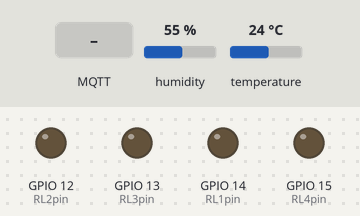
Simulated run of this sketch. Board: ESP8266 (NodeMCU). Shown: output pins drawn as LEDs (lit = HIGH). Wiring (inferred from the names in the program): DHT11 sensor: data GPIO 4. The test bench sets the inputs (shaded band); at power-on: humidity 55 %, temperature 24 °C. WiFi joins after 1.5 s; servers stay silent unless stated; no MQTT or app messages arrive unless stated; what the sketch prints to the serial monitor is not drawn.

Above: at 3.2 s.
3.3 s: MQTT message "1" arrives on the first subscribed topic
At 4.5 s:
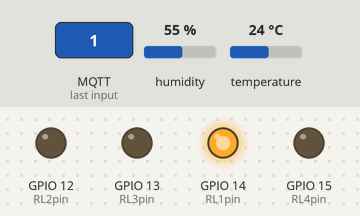
4.8 s: MQTT message "1" arrives on the second subscribed topic
At 5.7 s:
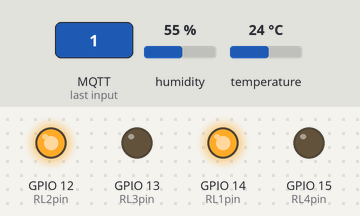
6.3 s: MQTT message "0" arrives on the first subscribed topic
At 6.8 s:
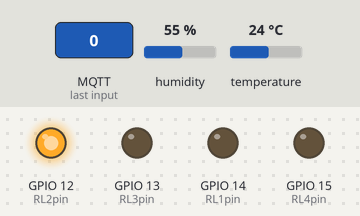
7.8 s: MQTT message "1" arrives on the third subscribed topic
At 9.0 s:
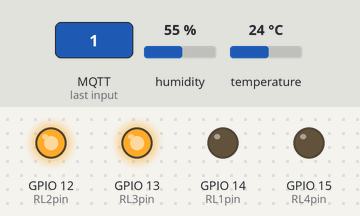
9.3 s: MQTT message "0" arrives on the second subscribed topic
At 10.3 s:
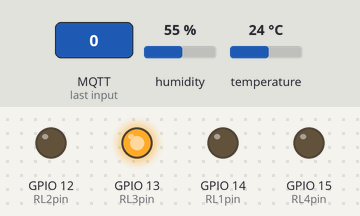
10.8 s: MQTT message "0" arrives on the third subscribed topic
At 11.4 s:
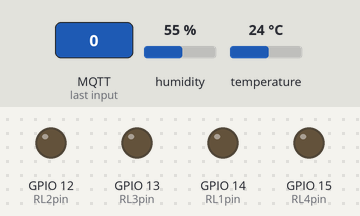
Timing chart, 0 to 13.3 s (numbered marks = the images above; inputs shaded):
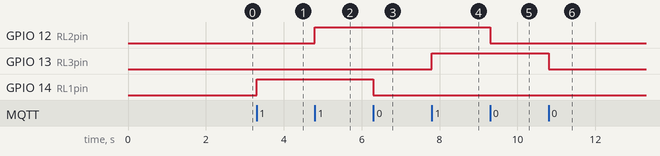

Measured:
- after the input at 3.3 s, GPIO 14 (RL1pin): LOW → HIGH at once
- after the input at 4.8 s, GPIO 12 (RL2pin): LOW → HIGH at once
- after the input at 6.3 s, GPIO 14 (RL1pin): HIGH → LOW at once
- after the input at 7.8 s, GPIO 13 (RL3pin): LOW → HIGH at once
- after the input at 9.3 s, GPIO 12 (RL2pin): HIGH → LOW at once
- after the input at 10.8 s, GPIO 13 (RL3pin): HIGH → LOW at once

The sketch:

source_code_project.ino
```cpp
#include <DHT.h>
#include <ESP8266WiFi.h>
#include <PubSubClient.h>

/************************* WiFi Access Point *********************************/

//#define WLAN_SSID "MANDEVICES"
//#define WLAN_PASS "ptndoluong"

#define WLAN_SSID "DaoVu"
#define WLAN_PASS "1900100co_"

const int ON = HIGH;
const int OFF = LOW;
/************************* cloudmqtt Setup *********************************/

#define serveruri "m16.cloudmqtt.com"
#define port       11210
#define username  "ubukzoam"
#define password  "DK3eXPuJwnao"

/*************************pin Setup *********************************/
const int DHTpin = 4; //đọc data từ chân  gpio4
const int RL1pin = 14;
const int RL2pin = 12;
const int RL3pin = 13;
const int RL4pin = 15;

/*************************DHT Setup *********************************/
const int DHTtype = DHT11; //khai báo loại cảm biến
DHT dht(DHTpin, DHTtype);  //khởi tạo dht
float humidity;
float temperature;
unsigned long readTime;
unsigned long feedBackTime;

//tạo 1 client
WiFiClient myClient;

/*************************** Sketch Code ************************************/
void callback(char *tp, byte *message, unsigned int length);
void sensorRead();
void reconnect();
void feedBack();

//khởi tạo pubsubclient
PubSubClient mqtt(serveruri, port, callback, myClient);

void setup()
{
  WiFi.disconnect();
  Serial.begin(9600);
  dht.begin(); //khởi động cảm biến
  // Connect to WiFi access point.
  Serial.println();
  Serial.println();
  Serial.print("Connecting to ");
  Serial.println(WLAN_SSID);

  WiFi.begin(WLAN_SSID, WLAN_PASS);
  while (WiFi.status() != WL_CONNECTED)
  {
    delay(500);
    Serial.print(".");
  }
  Serial.println();

  Serial.println("WiFi connected");
  Serial.println("IP address: ");
  Serial.println(WiFi.localIP());

  // kết nối với mqtt server
  while (1)
  {
    delay(500);
    if (mqtt.connect("ESP8266", username, password))
      break;
  }
  Serial.println("connected to MQTT server.....");

  //nhận dữ liệu có topic "ESPn" từ server
  mqtt.subscribe("ESPn/RL1");
  mqtt.subscribe("ESPn/RL2");
  mqtt.subscribe("ESPn/RL3");
  mqtt.subscribe("ESPn/RL4");

  //set mode
  pinMode(DHTpin, INPUT);
  pinMode(RL1pin, OUTPUT);
  pinMode(RL2pin, OUTPUT);
  pinMode(RL3pin, OUTPUT);
  pinMode(RL4pin, OUTPUT);

  //set bit first time
  digitalWrite(RL1pin, OFF);
  digitalWrite(RL2pin, OFF);
  digitalWrite(RL3pin, OFF);
  digitalWrite(RL4pin, OFF);
}

void loop()
{
  if (WiFi.status() == WL_DISCONNECTED || !mqtt.connected())
  {
    reconnect();
  }

  //làm mqtt luôn sống
  mqtt.loop();

  //phản hồi trạng thái relay lên server
  if (mqtt.connected())
  {
    if (millis() > feedBackTime + 435)
    {
      feedBack();
    }


    //check if 5 seconds has elapsed since the last time we read the sensors.
    if (millis() > readTime + 5000)
    {
      sensorRead();
    }
  }
}

// hàm trả dữ liệu về
void callback(char *tp, byte *message, unsigned int length)
{

  String topic(tp);
  String content = String((char *)message);
  content.remove(length);

  //điều khiển relay 1
  if (topic == "ESPn/RL1")
  {
    if (content == "1")
    {
      digitalWrite(RL1pin, ON);
      Serial.println("relay 1 ON");
    }
    if (content == "0")
    {
      digitalWrite(RL1pin, OFF);
      Serial.println("relay 1 OFF");
    }
  }

  //điều khiển relay 2
  if (topic == "ESPn/RL2")
  {
    if (content == "1")
    {
      digitalWrite(RL2pin, ON);
      Serial.println("relay 2 ON");
    }
    if (content == "0")
    {
      digitalWrite(RL2pin, OFF);
      Serial.println("relay 2 OFF");
    }
  }

  //điều khiển relay 3
  if (topic == "ESPn/RL3")
  {
    if (content == "1")
    {
      digitalWrite(RL3pin, ON);
      Serial.println("relay 3 ON");
    }
    if (content == "0")
    {
      digitalWrite(RL3pin, OFF);
      Serial.println("relay 3 OFF");
    }
  }

  //điều khiển relay 4
  if (topic == "ESPn/RL4")
  {
    if (content == "1")
    {
      digitalWrite(RL4pin, ON);
      Serial.println("relay 4 ON");
    }
    if (content == "0")
    {
      digitalWrite(RL4pin, OFF);
      Serial.println("relay 4 OFF");
    }
  }
}

// hàm đọc giá trị sensor
void sensorRead()
{
  readTime = millis();
  humidity = dht.readHumidity();       //đọc nhiệt độ
  temperature = dht.readTemperature(); // đọc độ ẩm

  //kiểm tra sensor có hoạt động??
  if (isnan(humidity) || isnan(temperature))
  {
    Serial.println("Failed to read from DHT sensor!");
    return;
  }
  // Serial.print(humidity);
  // Serial.println("%");
  // Serial.print(temperature);
  // Serial.println("độ c");
  //đẩy data lên server
  char buffer[10];
  dtostrf(temperature, 0, 0, buffer);
  mqtt.publish("ESP/temperature", buffer);

  dtostrf(humidity, 0, 0, buffer);
  mqtt.publish("ESP/humidity", buffer);
}

//hàm reconnect
void reconnect()
{
  // lặp đến khi kết nối lại
  while (WiFi.status() != WL_CONNECTED)
  {
    Serial.println("Attempting connection...");
    WiFi.begin(WLAN_SSID, WLAN_PASS);
    mqtt.connect("ESP8266", username, password);
    delay(500);
    // chờ để kết nối lại
    if (WiFi.status() == WL_CONNECTED)
    {
      Serial.println("reconnected");
      return;
    }
    else
    {
      Serial.print("failed to connect WiFi!!");
      Serial.println(" try again in 5 seconds...");
      // chờ 5s
      delay(5000);
    }
  }

  while (!mqtt.connected())
  {
    Serial.println("Attempting connection...");
    mqtt.connect("ESP8266", username, password);
    delay(500);
    // chờ để kết nối lại
    if (mqtt.connected())
    {
      Serial.println("reconnected");
      mqtt.subscribe("ESPn/RL1");
      mqtt.subscribe("ESPn/RL2");
      mqtt.subscribe("ESPn/RL3");
      mqtt.subscribe("ESPn/RL4");
      return;
    }
    else
    {
      Serial.print("failed, rc=");
      Serial.print(mqtt.state());
      Serial.println(" try again in 5 seconds");
      // chờ 5s
      delay(5000);
    }
  }
}

void feedBack() {
  feedBackTime = millis();
  mqtt.publish("ESPg/RL1", String(digitalRead(RL1pin)).c_str());
  mqtt.publish("ESPg/RL2", String(digitalRead(RL2pin)).c_str());
  mqtt.publish("ESPg/RL3", String(digitalRead(RL3pin)).c_str());
  mqtt.publish("ESPg/RL4", String(digitalRead(RL4pin)).c_str());
}
```
